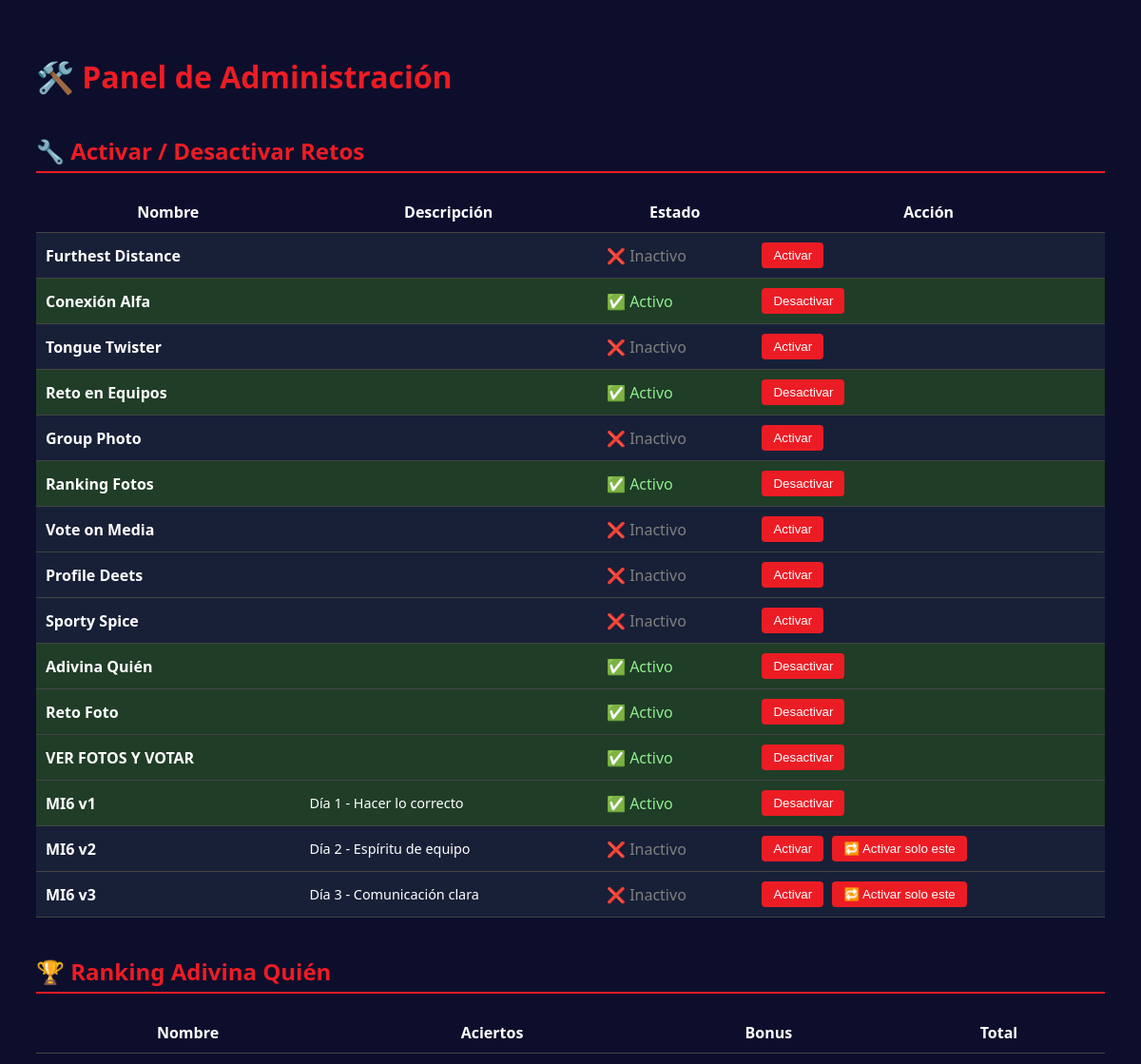
Before: /admin_panel (upper part) with the older database file.
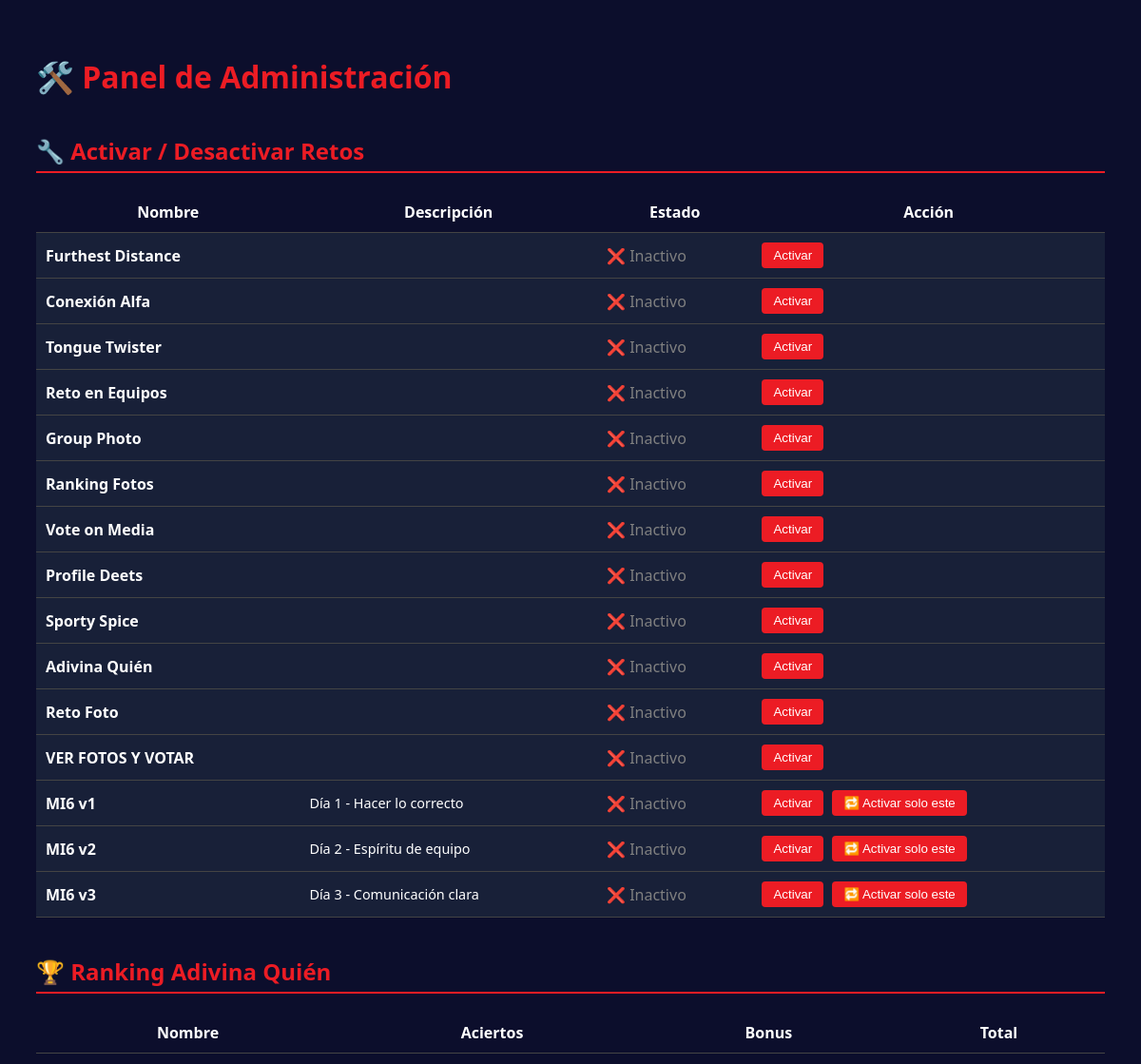
After: the same page with the newer database file.
### tables this page shows
CREATE TABLE retos (
    id INTEGER PRIMARY KEY AUTOINCREMENT,
    nombre TEXT NOT NULL,
    puntos INTEGER NOT NULL,
    tipo TEXT CHECK(tipo IN ('individual', 'equipo')) NOT NULL,
    activo INTEGER DEFAULT 0
);

### app.py (the view, shortened to what this page needs)
@app.route('/admin_panel', methods=['GET', 'POST'])
def admin_panel():
    conn = get_db_connection()
    retos = conn.execute("SELECT * FROM retos").fetchall()
    resultados = conn.execute("SELECT * FROM adivina_resultados ORDER BY puntos_extra DESC").fetchall()
    matches_conexion = conn.execute("SELECT * FROM conexion_alfa_matches").fetchall()
    conn.close()
    return render_template(
        "admin_panel.html",
        retos=retos,
        resultados=resultados,
        matches_conexion=matches_conexion
    )

### app.py (called while the page is built)
def get_db_connection():
    conn = sqlite3.connect('database.db')
    conn.row_factory = sqlite3.Row
    return conn

@app.before_request
def make_session_permanent():
    session.permanent = True

### templates/admin_panel.html (shortened to what this page needs)
<!DOCTYPE html>
<html lang="es">
<head>
</head>
<body>
<h1>🛠️ Panel de Administración</h1>
<h2>🔧 Activar / Desactivar Retos</h2>
<table>
  <tr><th>Nombre</th><th>Descripción</th><th>Estado</th><th>Acción</th></tr>
  {% for reto in retos %}
    {% set descripcion = (
      'Día 1 - Hacer lo correcto' if reto.nombre == 'MI6 v1'
      else 'Día 2 - Espíritu de equipo' if reto.nombre == 'MI6 v2'
      else 'Día 3 - Comunicación clara' if reto.nombre == 'MI6 v3'
      else ''
    ) %}
    <tr style="background-color: {{ '#182038' if not reto.activo else '#203d27' }};">
      <td><strong>{{ reto.nombre }}</strong></td>
      <td style="font-size: 0.9em;">{{ descripcion }}</td>
      <td class="{{ 'activo' if reto.activo else 'inactivo' }}">
        {{ '✅ Activo' if reto.activo else '❌ Inactivo' }}
      </td>
      <td>
        <form method="POST" action="/admin_panel" style="display:inline;">
          <button type="submit">{{ 'Desactivar' if reto.activo else 'Activar' }}</button>
        </form>
        {% if 'MI6' in reto.nombre and not reto.activo %}
          <form method="POST" action="/admin_panel" style="display:inline; margin-left: 5px;">
            <button type="submit">🔁 Activar solo este</button>
          </form>
        {% endif %}
      </td>
    </tr>
  {% endfor %}
</table>
<h2>🏆 Ranking Adivina Quién</h2>
<table>
  <tr><th>Nombre</th><th>Aciertos</th><th>Bonus</th><th>Total</th></tr>
</table>
</body>
</html>

### templates/admin_panel.html (style rules this page uses)
body { font-family: 'Segoe UI', sans-serif; background-color: #0c0e2c; color: white; padding: 30px; }
h1, h2 { color: #ec1c24; }
h2 { border-bottom: 2px solid #ec1c24; padding-bottom: 5px; margin-top: 40px; }
table { width: 100%; margin-top: 15px; border-collapse: collapse; }
th, td { padding: 10px; border-bottom: 1px solid #444; }
tr:nth-child(even) { background-color: #1f2140; }
button { background: #ec1c24; color: white; padding: 6px 12px; border: none; border-radius: 4px; cursor: pointer; }
.inactivo { color: gray; }

Changed rows visible on the page:
changed retos "Conexión Alfa": activo "✅ Activo" → "❌ Inactivo"; activo "Desactivar" → "Activar"
changed retos "Reto en Equipos": activo "✅ Activo" → "❌ Inactivo"; activo "Desactivar" → "Activar"
changed retos "Ranking Fotos": activo "✅ Activo" → "❌ Inactivo"; activo "Desactivar" → "Activar"
changed retos "Adivina Quién": activo "✅ Activo" → "❌ Inactivo"; activo "Desactivar" → "Activar"
changed retos "Reto Foto": activo "✅ Activo" → "❌ Inactivo"; activo "Desactivar" → "Activar"
changed retos "VER FOTOS Y VOTAR": activo "✅ Activo" → "❌ Inactivo"; activo "Desactivar" → "Activar"
changed retos "MI6 v1": activo "✅ Activo" → "❌ Inactivo"; activo "Desactivar" → "Activar"; now shows "🔁 Activar solo este"
